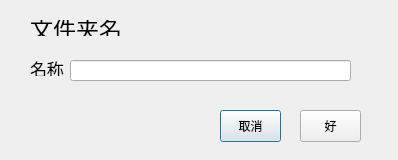
<?xml version="1.0" encoding="UTF-8"?>
<ui version="4.0">
 <class>folder_name</class>
 <widget class="QDialog" name="folder_name">
  <property name="geometry">
   <rect>
    <x>0</x>
    <y>0</y>
    <width>398</width>
    <height>160</height>
   </rect>
  </property>
  <property name="windowTitle">
   <string>Dialog</string>
  </property>
  <widget class="QLabel" name="label">
   <property name="geometry">
    <rect>
     <x>30</x>
     <y>20</y>
     <width>91</width>
     <height>16</height>
    </rect>
   </property>
   <property name="styleSheet">
    <string notr="true">font:17pt,Songti SC;</string>
   </property>
   <property name="text">
    <string>文件夹名</string>
   </property>
  </widget>
  <widget class="QLineEdit" name="lineEdit">
   <property name="geometry">
    <rect>
     <x>70</x>
     <y>60</y>
     <width>281</width>
     <height>21</height>
    </rect>
   </property>
  </widget>
  <widget class="QLabel" name="label_2">
   <property name="geometry">
    <rect>
     <x>30</x>
     <y>60</y>
     <width>41</width>
     <height>16</height>
    </rect>
   </property>
   <property name="styleSheet">
    <string notr="true">font:13pt,Songti SC;</string>
   </property>
   <property name="text">
    <string>名称：</string>
   </property>
  </widget>
  <widget class="QPushButton" name="pushButton_1">
   <property name="geometry">
    <rect>
     <x>220</x>
     <y>110</y>
     <width>61</width>
     <height>32</height>
    </rect>
   </property>
   <property name="text">
    <string>取消</string>
   </property>
  </widget>
  <widget class="QPushButton" name="pushButton_2">
   <property name="geometry">
    <rect>
     <x>300</x>
     <y>110</y>
     <width>61</width>
     <height>32</height>
    </rect>
   </property>
   <property name="text">
    <string>好</string>
   </property>
  </widget>
 </widget>
 <resources/>
 <connections/>
</ui>
